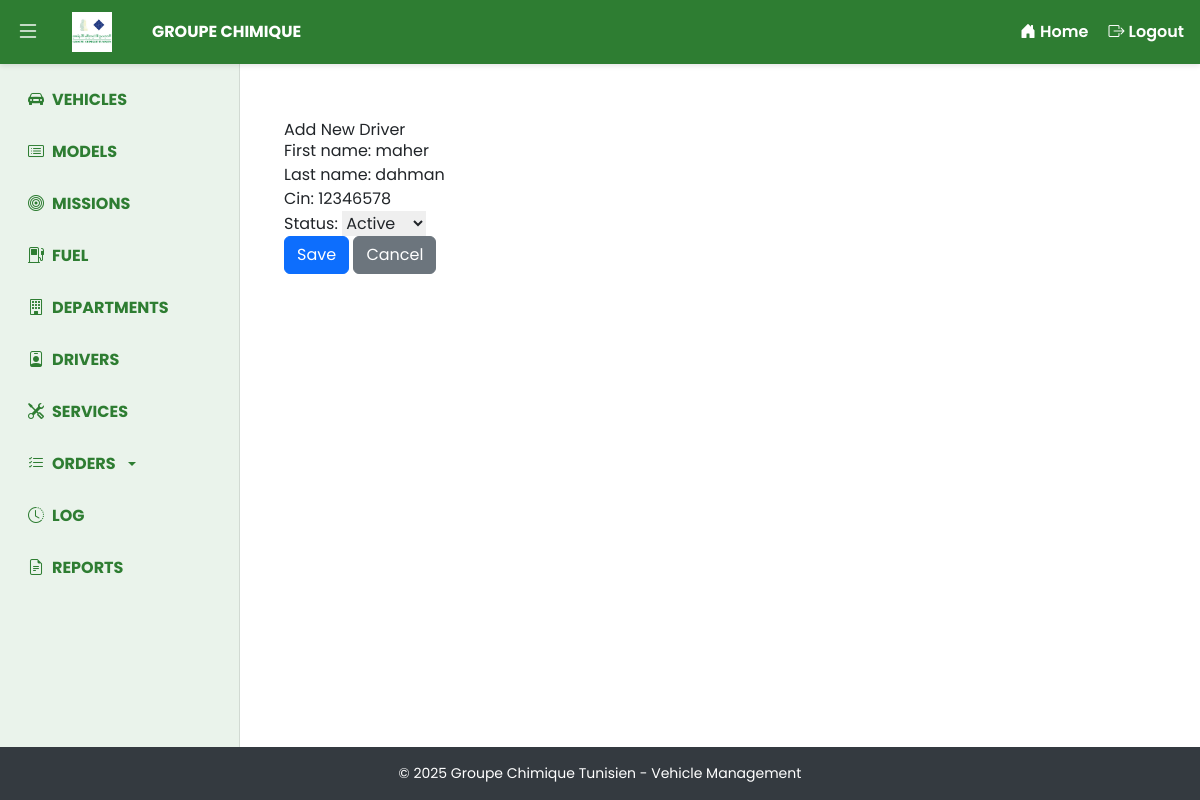
The page /vehicles/drivers/1/edit/ (signed in) on the database its author committed.
### vehicles/models.py (models this page shows, shortened)
class Driver(models.Model):
    STATUS_CHOICES = [
        ('active', 'Active'),
        ('inactive', 'Inactive'),
    ]
    first_name = models.CharField(max_length=100)
    last_name = models.CharField(max_length=100)
    cin = models.CharField(max_length=20, unique=True)
    status = models.CharField(max_length=20, choices=STATUS_CHOICES, default='active')
    date_added = models.DateField(auto_now_add=True)
    region = models.CharField(max_length=20, choices=REGION_CHOICES, blank=True, null=True)

### vehicles/views.py (the view)
# urls.py: path('drivers/<int:pk>/edit/', driver_update_view, name='driver_update'),
@login_required
@user_passes_test(is_manager)
def driver_update_view(request, pk):
    driver = get_object_or_404(Driver, pk=pk)
    if request.method == 'POST':
        form = DriverForm(request.POST, instance=driver)
        if form.is_valid():
            form.save()
            messages.success(request, "Driver updated successfully.")
            return redirect('driver_list')
    else:
        form = DriverForm(instance=driver)
    return render(request, 'vehicles/driver_form.html', {'form': form})

### vehicles/forms.py
class DriverForm(forms.ModelForm):
    class Meta:
        model = Driver
        fields = ['first_name', 'last_name', 'cin', 'status']

### vehicles/views.py (called while the page is built)
def is_manager(user):
    return user.is_authenticated and user.role == 'manager'

### vehicles/templates/vehicles/driver_form.html (shortened to what this page needs)
{% extends "base.html" %}
{% block content %}
<div class="container mt-4">
    <h2>{% if edit_mode %}Edit Driver{% else %}Add New Driver{% endif %}</h2>
    <form method="post" novalidate>
        {{ form.as_p }}
        <button type="submit" class="btn btn-primary">Save</button>
        <a href="{% url 'driver_list' %}" class="btn btn-secondary">Cancel</a>
    </form>
</div>
{% endblock %}

### templates/base.html (style rules this page uses)
:root { --gct-green: #2E7D32; --gct-blue: #1A237E; --gct-gray-bg: #f5f7fa; }
body { font-family: 'Poppins', sans-serif; background-color: var(--gct-gray-bg); margin: 0; height: 100vh; display: flex; flex-direction: column; }

### rows shown on the page
Driver: first_name "maher", last_name "dahman", cin "12346578", status "Active"
